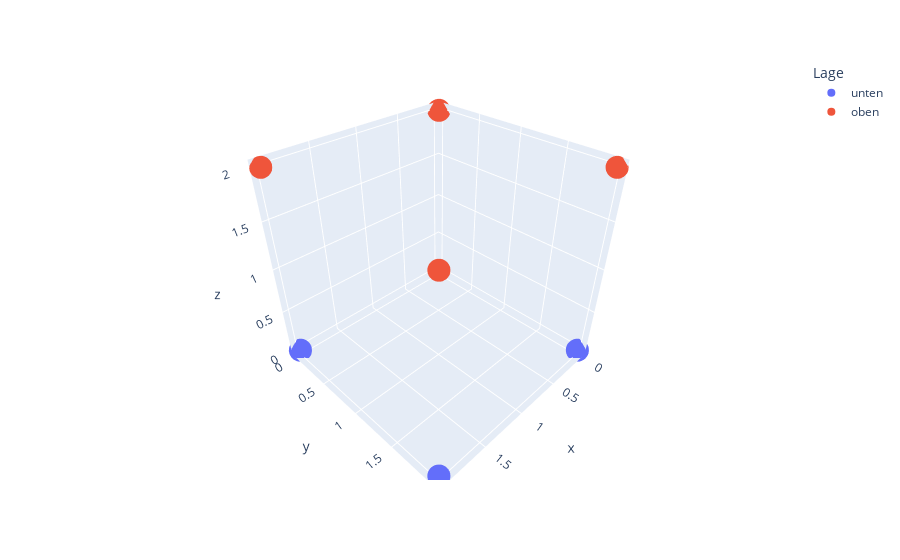

Write notebook code for a chart like this one.
### Markdown cell above
<div class="alert alert-success">    
    Alternativ zur <code>iplot</code>-Metode kann man auch die <code>plotly.express</code>-Bibliothek zur Visualisierung nutzen. In unserem Fall benötigen wir die Methode <code>scatter_3d</code>, um eine 3D-Visualisierung unseres Quaders zu erstellen. Diese nutzen wir ähnlich wie die <code>iplot</code>-Methode von oben, geben also über die Attribute an, was die x-/y-/z-Koordinaten sind und darüber hinaus noch, welches DataFrame visualisert werden soll. Zusätzlich können wir über das Attribut <code>color</code> eine farbliche Unterscheidung festlegen, hier also die Farben hinsichtlich der unterschiedlichen Einträge in der Tabellenspalte <code>Lage</code> aufteilen auf die Punkte. Die Visualisierung speichern wir in <code>fig</code> und zeigen diese mithilfe der <code>show</code>-Methode anschießend an.
</div>

### Code cell
#visualisierung der quader
import plotly.express as px
fig = px.scatter_3d(df_vis, x='x', y='y', z='z', color = 'Lage')
fig.show()

### Figure 1 — Plotly figure (JSON) as saved in the notebook; plotly's stock layout.template omitted (floating-point values rounded to 4 significant figures)
{"data": [{"hovertemplate": "Lage=unten<br>x=%{x}<br>y=%{y}<br>z=%{z}<extra></extra>", "legendgroup": "unten", "marker": {"color": "#636efa", "symbol": "circle"}, "mode": "markers", "name": "unten", "scene": "scene", "showlegend": true, "type": "scatter3d", "x": [0, 0, 2, 2], "y": [0, 2, 2, 0], "z": [0, 0, 0, 0]}, {"hovertemplate": "Lage=oben<br>x=%{x}<br>y=%{y}<br>z=%{z}<extra></extra>", "legendgroup": "oben", "marker": {"color": "#EF553B", "symbol": "circle"}, "mode": "markers", "name": "oben", "scene": "scene", "showlegend": true, "type": "scatter3d", "x": [2, 2, 0, 0], "y": [0, 2, 2, 0], "z": [2, 2, 2, 2]}], "layout": {"legend": {"title": {"text": "Lage"}, "tracegroupgap": 0}, "margin": {"t": 60}, "scene": {"domain": {"x": [0, 1], "y": [0, 1]}, "xaxis": {"title": {"text": "x"}}, "yaxis": {"title": {"text": "y"}}, "zaxis": {"title": {"text": "z"}}}}}
